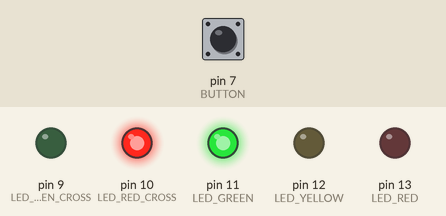
The sketch below on a simulated Arduino Uno, built with avr-gcc and run on an emulated ATmega328P. On the bench: output pins drawn as LEDs (lit = HIGH). The inputs (shaded band) are chosen by the test bench; at power-on: pin 7 (BUTTON) HIGH.

Above: at 1.2 s.
1.3 s: pin 7 (BUTTON) pulled LOW for 0.15 s
At 2.8 s:
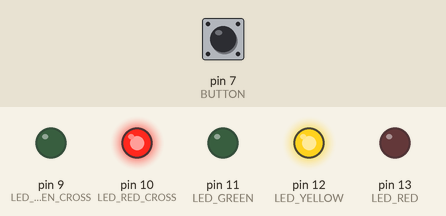
At 5.5 s:
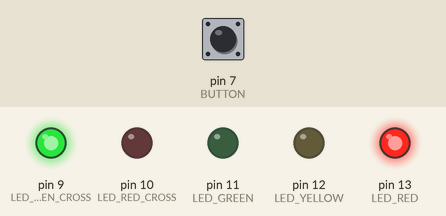
Timing chart, 0 to 9.8 s (numbered marks = the images above; inputs shaded):
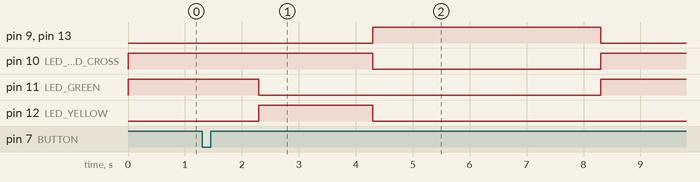

Measured:
- after the input at 1.3 s, pin 9 (LED_GREEN_CROSS), pin 13 (LED_RED): LOW → HIGH after 3.0 s, → LOW 4.0 s later; pin 10 (LED_RED_CROSS): HIGH → LOW after 3.0 s, → HIGH 4.0 s later; pin 11 (LED_GREEN): HIGH → LOW after 1.0 s, → HIGH 6.0 s later; pin 12 (LED_YELLOW): LOW → HIGH after 1.0 s, → LOW 2.0 s later

The sketch:

traffic-light.ino
```cpp
int LED_RED = 13;
int LED_YELLOW = 12;
int LED_GREEN = 11;

int LED_RED_CROSS = 10;
int LED_GREEN_CROSS = 9;

int BUTTON = 7;
int lastState;
bool isCross = false;

void pedestianCross(bool cross) {
  if (cross) {
    delay(1000);
    digitalWrite(LED_GREEN, LOW);
    digitalWrite(LED_YELLOW, HIGH);
    delay(2000);
    digitalWrite(LED_YELLOW, LOW);
    digitalWrite(LED_RED, HIGH);

    digitalWrite(LED_RED_CROSS, LOW);
    digitalWrite(LED_GREEN_CROSS, HIGH);
    delay(4000);
  }
}

void setup() {
    pinMode(LED_RED, OUTPUT);
    pinMode(LED_YELLOW, OUTPUT);
    pinMode(LED_GREEN, OUTPUT);
    pinMode(LED_RED_CROSS, OUTPUT);
    pinMode(LED_GREEN_CROSS, OUTPUT);
    pinMode(BUTTON, INPUT_PULLUP);
}

void loop() {
    digitalWrite(LED_RED, LOW);
    digitalWrite(LED_YELLOW, LOW);
    digitalWrite(LED_GREEN, HIGH);
    digitalWrite(LED_RED_CROSS, HIGH);
    digitalWrite(LED_GREEN_CROSS, LOW);

  lastState = digitalRead(BUTTON);
  if (lastState == LOW) {
     isCross = true;
  }

  pedestianCross(isCross);
  isCross = false;
}
```
